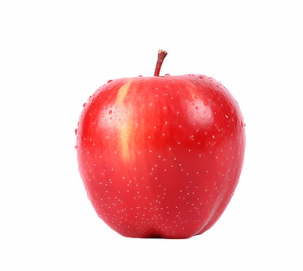
#> input picture images/apple/image0.bmp, 303 x 271 px, found by its file name; its folder holds only this picture in this run
$ jupyter execute --allow-errors Main_TotmatoClassification.ipynb
#> lines starting #> are read from the running program, lines starting #| are printed output that depends on the picture; after the words box and inside, x2 and y2 are one past the last pixel; in counts of white or black regions, pixels touching at a corner belong together; long printed decimals are rounded
[cell 1]
import matplotlib.pyplot as plt
import numpy as np
import pandas as pd
# -----------------------------------------------------------
def resize_nearest(img, new_h, new_w):
    old_h, old_w = img.shape[:2]
    row_idx = (np.linspace(0, old_h - 1, new_h)).astype(int)
    col_idx = (np.linspace(0, old_w - 1, new_w)).astype(int)
    # meshgrid for all pairs of row,col
    grid_y, grid_x = np.meshgrid(row_idx, col_idx, indexing='ij')
    # get the image at those coordinates
    return img[grid_y, grid_x]
# -----------------------------------------------------------
def compute_Roundness(mask):
    # Assume 'mask' is your binary object mask (dtype=bool or 0/1, shape (H,W)), where object=True/1
    # 1. Compute area
    area = np.sum(mask)

    # 2. Compute perimeter (Numpy only, 4-connectivity)
    # A pixel is counted as perimeter if it is object and has at least one neighbor that is background
    # Pad the mask to handle edges
    padded = np.pad(mask, pad_width=1, mode='constant', constant_values=0)

    # Get 4-connected neighbors
    neighbors = (
        ~padded[1:-1, 1:-1] &  # Not object itself (should not count pure background)
        (
            padded[:-2, 1:-1]   |  # above
            padded[2:, 1:-1]    |  # below
            padded[1:-1, :-2]   |  # left
            padded[1:-1, 2:]       # right
        )
    )
    # Now, perimeter mask: those pixels that are object and have at least one neighbor that's background
    perimeter_mask = (
        mask &
        (
            (~padded[:-2, 1:-1]) |
            (~padded[2:, 1:-1])  |
            (~padded[1:-1, :-2]) |
            (~padded[1:-1, 2:])
        )
    )
    perimeter = np.sum(perimeter_mask)

    # 3. Compute roundness
    if perimeter > 0:
        roundness = 4 * np.pi * area / (perimeter ** 2)
    else:
        roundness = 0

##    print(f"Area: {area}")
##    print(f"Perimeter: {perimeter}")
##    print(f"Roundness: {roundness:.4f}")
    return roundness

# ---------------------------------------------------------------------------------------------
def compute_Elongation(mask):
    # Assume mask is your binary mask (bool/0-1), True for object pixels
    ys, xs = np.where(mask)  # Object pixel coordinates

    # Stack as (N, 2) array
    coords = np.column_stack((xs, ys))

    # Compute covariance matrix of coordinates
    cov = np.cov(coords, rowvar=False)

    # Compute eigenvalues (variances along principal axes)
    eigvals = np.linalg.eigvalsh(cov)  # Returns sorted eigenvalues

    # Major and minor axes (standard deviations)
    if eigvals[0] > 0:
        elongation = np.sqrt(eigvals[1]) / np.sqrt(eigvals[0])
    else:
        elongation = np.inf

##    print(f"Eigenvalues: {eigvals}")
##    print(f"Elongation: {elongation:.3f}")
    return elongation
# ---------------------------------------------------------------------------------------------
def FeatureExtraction(img_raw):
    #img_raw = plt.imread('image0.png')  # Loads with shape (H,W,3) or (H,W,4)
    if img_raw.dtype != np.uint8:
        img_raw = (img_raw * 255).astype(np.uint8)

    # Remove alpha channel if present
    if img_raw.shape[2] == 4:
        img_raw = img_raw[:, :, :3]

    img = resize_nearest(img_raw, 200, 200)

    # Convert to grayscale
    gray = np.dot(img[..., :3], [0.2989, 0.5870, 0.1140]).astype(np.uint8)

    # Otsu's threshold (NumPy implementation)
    hist, bin_edges = np.histogram(gray.ravel(), bins=256, range=(0, 256))
    total = gray.size
    current_max, threshold = 0, 0
    sum_total = np.dot(np.arange(256), hist)
    sum_background, weight_background = 0.0, 0.0

    for i in range(256):
        weight_background += hist[i]
        if weight_background == 0:
            continue
        weight_foreground = total - weight_background
        if weight_foreground == 0:
            break
        sum_background += i * hist[i]
        mean_background = sum_background / weight_background
        mean_foreground = (sum_total - sum_background) / weight_foreground
        between_var = (weight_background * weight_foreground *
                       (mean_background - mean_foreground) ** 2)
        if between_var > current_max:
            current_max = between_var
            threshold = i

    # Apply Otsu threshold
    mask = gray < threshold
    # ---------------------------------------------
    roundness = compute_Roundness(mask)
    #print(f"Roundness: {roundness:.4f}")

    elongation = compute_Elongation(mask)
    #print(f"Elongation: {elongation:.4f}")
    # ---------------------------------------------
    # Create binarized image: white (255) for object, black (0) for background
    binary_mask = np.zeros_like(gray, dtype=np.uint8)
    binary_mask[mask] = 255
    # ---------------------------------------------
    # Apply mask to color image, set background to black
    result = np.zeros_like(img)
    result[mask] = img[mask]

    object_pixels = img[mask]           # Shape: (N_object_pixels, 3)
    if object_pixels.size > 0:
        avg_r, avg_g, avg_b = object_pixels.mean(axis=0)
    else:
        avg_r, avg_g, avg_b = -1, -1, -1


    featureVector = np.array([roundness, elongation, avg_r, avg_g, avg_b])
    return featureVector
# ---------------------------------------------------------------------------------------------
def CreateDataset(ImgeNum = 10):
    class_folders = ['tomato_unripe', 'tomato_overripe']
    n_images = ImgeNum   # Number of images per folder

    dataset = []

    for class_name in class_folders:
        for i in range(n_images):
            img_path = 'images/' + class_name +  '/image' + str(i) + '.bmp'
            try:
                img_raw = plt.imread(img_path)
                feature_vec = FeatureExtraction(img_raw)
                # Combine features and label as last column
                row = feature_vec.tolist() + [class_name]
                dataset.append(row)
                print(f"Processed {img_path}")
            except Exception as e:
                print(f"Failed {img_path}: {e}")

    # Create DataFrame and export to CSV
    columns = ['Roundness', 'Elongation', 'Avg_R', 'Avg_G', 'Avg_B', 'Label']
    df = pd.DataFrame(dataset, columns=columns)
    df.to_csv('fruit_feature_dataset.csv', index=False)
    print("Exported to fruit_feature_dataset.csv")
# ------------------------------------------------------------------------
# ------------------------------------------------------------------------
def normal_pdf(x, mu, sigma):
    return (1 / (sigma * np.sqrt(2 * np.pi))) * \
           np.exp(-((x - mu) ** 2) / (2 * sigma ** 2))

class NaiveBayesClassifier:
    def __init__(self, _DataLoc, _ClassName):
        self.DataLoc = _DataLoc
        self.ClassName = _ClassName

    def compute_posterior_probability(self, queried_x):
        df = pd.read_csv(self.DataLoc)
        X = df.iloc[:, :-1].to_numpy(dtype=float)
        y = df.iloc[:, -1].to_numpy(str)
        N = y.size
        class_labels = np.unique(y)
        posterior_probs = []
        for c in class_labels:
            P_c = np.sum(y == c) / N  # Prior for class c
            indices = np.where(y == c)[0]
            likelihood = 1.0
            for i in range(len(queried_x)):
                mu = np.mean(X[indices, i])
                sigma = np.std(X[indices, i])
                sigma = sigma if sigma > 0 else 1e-6
                prob = normal_pdf(queried_x[i], mu, sigma)
                likelihood *= prob
            posterior_probs.append(P_c * likelihood)
        posterior_probs = np.array(posterior_probs)
        total = np.sum(posterior_probs)
        if total == 0:
            posterior_probs = np.zeros_like(posterior_probs)
        else:
            posterior_probs = posterior_probs / total
        return posterior_probs

    # [45 lines left out: functions Plot_posterior_probability, PredictSingleImage, not called in this run]
# ------------------------------------------------------------------------
def PredictMultipleImages():
    ImgeNum = 10
    CreateDataset(ImgeNum)
#> in CreateDataset, img_raw is the input picture: shape (271, 303, 3); mean R, G, B 246.1, 201.9, 202.8
#> in resize_nearest, `return img[grid_y, grid_x]`:
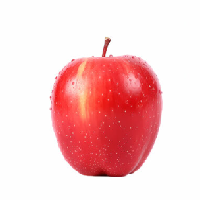
#> returned value: shape (200, 200, 3); mean of channels 0, 1, 2 246.1, 202, 203; drawn as R, G, B
#> in FeatureExtraction, `gray = np.dot(img[..., :3], [0.2989, 0.5870, 0.1140]).astype(np.uint8)`:
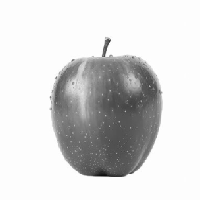
#> gray: shape (200, 200); min 14, max 254, mean 214.5
#> in FeatureExtraction, `hist, bin_edges = np.histogram(gray.ravel(), bins=256, range=(0, 256))`: hist = 256 values, max 27637 at index 253, min 0 at index 0, mean 156.2; bin_edges = 257 values from 0 to 256
#> in FeatureExtraction, `sum_total = np.dot(np.arange(256), hist)`: sum_total = 8578564
#> the loop in FeatureExtraction, `for i in range(256):` made 255 passes
#> (weight_background, weight_foreground, sum_background, mean_background, mean_foreground, current_max) on passes 15, 16, 18, 19, 22, 23, 24, 25, 28, 29, 30, 35: (2, 39998, 28, 14, 214.5, 3.22e+09), (5, 39995, 73, 14.6, 214.5, 7.99e+09), (6, 39994, 90, 15, 214.5, 9.55e+09), (7, 39993, 108, 15.43, 214.5, 1.11e+10), (9, 39991, 150, 16.67, 214.5, 1.41e+10), (10, 39990, 172, 17.2, 214.5, 1.56e+10), (11, 39989, 195, 17.73, 214.5, 1.7e+10), (13, 39987, 243, 18.69, 214.5, 1.99e+10), (15, 39985, 297, 19.8, 214.5, 2.27e+10), (16, 39984, 325, 20.31, 214.5, 2.41e+10), (18, 39982, 383, 21.28, 214.6, 2.69e+10), (21, 39979, 485, 23.1, 214.6, 3.08e+10)
#> weight_background on passes 1 to 6: 0, 0, 0, 0, 0, 0
#> after the loop in FeatureExtraction, `for i in range(256):`: current_max = 6.01e+12; sum_background = 8527256; threshold = 181; weight_background = 40000
#> in FeatureExtraction, `mask = gray < threshold`:
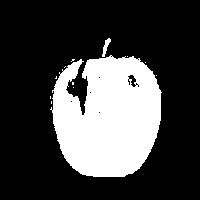
#> mask: shape (200, 200) bool; 26.3% white; 12 white regions (10 under 20 px), largest, box (x1, y1, x2, y2) and area: (50, 55, 162, 177) 10424, (102, 38, 111, 57) 73
#> in compute_Roundness, `area = np.sum(mask)`: area = 10525
#> in compute_Roundness, `padded = np.pad(mask, pad_width=1, mode='constant', constant_values=0)`:
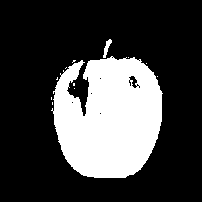
#> padded: shape (202, 202) bool; 25.8% white; 12 white regions (10 under 20 px), largest, box (x1, y1, x2, y2) and area: (51, 56, 163, 178) 10424, (103, 39, 112, 58) 73
#> in compute_Roundness, `neighbors = ( ~padded[1:-1, 1:-1] &`:
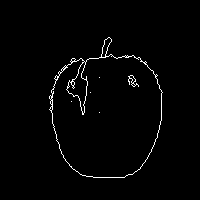
#> neighbors: shape (200, 200) bool; 1.6% white in thin lines or dots, all inside (x1, y1, x2, y2) = (49, 37, 163, 178)
#> in compute_Roundness, `perimeter_mask = ( mask & ( (~padded[:-2, 1:-1]) | (~padded[2:, 1:-1])..`:
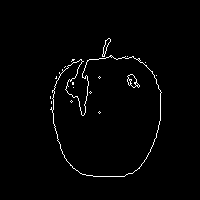
#> perimeter_mask: shape (200, 200) bool; 1.6% white in thin lines or dots, all inside (x1, y1, x2, y2) = (50, 38, 162, 177)
#> in compute_Roundness, `perimeter = np.sum(perimeter_mask)`: perimeter = 636
#> in compute_Roundness, `roundness = 4 * np.pi * area / (perimeter ** 2)`: roundness = 0.327
#> in compute_Elongation, `ys, xs = np.where(mask)`: ys = 10525 values from 38 to 176; xs = 10525 values, max 161 at index 2822, min 50 at index 3099, mean 107.4
#> in compute_Elongation, `coords = np.column_stack((xs, ys))`: coords = 10525 pairs, first value 50 to 161, second value 38 to 176
#> in compute_Elongation, `cov = np.cov(coords, rowvar=False)`: cov = [[780.3, -48.54], [-48.54, 1020.1]]
#> in compute_Elongation, `eigvals = np.linalg.eigvalsh(cov)`: eigvals = [770.9, 1029.6]
#> in compute_Elongation, `elongation = np.sqrt(eigvals[1]) / np.sqrt(eigvals[0])`: elongation = 1.16
#> in FeatureExtraction, `result[mask] = img[mask]`:
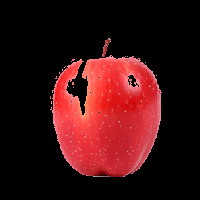
#> result: shape (200, 200, 3); mean R, G, B 59.1, 16.8, 18
#> in FeatureExtraction, `avg_r, avg_g, avg_b = object_pixels.mean(axis=0)`: avg_r = 224.8; avg_g = 63.79; avg_b = 68.3
#> in FeatureExtraction, `featureVector = np.array([roundness, elongation, avg_r, avg_g, avg_b])`: featureVector = [0.327, 1.16, 224.8, 63.79, 68.3]
#> in CreateDataset, `row = feature_vec.tolist() + [class_name]`: row = [0.327, 1.16, 224.8, 63.79, 68.3, 'tomato_unripe']
    class_names = ['tomato_unripe', 'tomato_overripe']

    Actual_Label_All = []
    Predicted_Label_All = []

    for c_n in class_names:
        Actual_Label = c_n
        for i in range(ImgeNum):
            Actual_Label_All.append(Actual_Label)
            print(c_n + ' ' + 'image' + ' ' + str(i))
            train_img_path_i = 'images/' +  c_n + '/image' + str(i)  + '.bmp'
            print(train_img_path_i)
            img_raw = plt.imread(train_img_path_i)
            query = FeatureExtraction(img_raw)  # This returns the feature vector
            print("Query features from image:", query)
#| Query features from image: [  0.327    1.156 224.774  63.790  68.296]
            # Classification
            classifier = NaiveBayesClassifier('fruit_feature_dataset.csv', class_names)
            probs = classifier.compute_posterior_probability(query)
#> (reads fruit_feature_dataset.csv from the repository)
            print("Posterior probabilities:", probs)
#| Posterior probabilities: [0.5 0.5]
            Predicted_Label_Index = np.argmax(probs)
            Predicted_Label = class_names[Predicted_Label_Index]
            Predicted_Label_All.append(Predicted_Label)

    Actual_Label_All_np = np.array(Actual_Label_All)
    Predicted_Label_All_np = np.array(Predicted_Label_All)
    Results = np.column_stack((Actual_Label_All_np, Predicted_Label_All_np))
    print('Results ', Results)

    from sklearn.metrics import confusion_matrix, ConfusionMatrixDisplay

    # Calculate the confusion matrix
    cm = confusion_matrix(Actual_Label_All_np, Predicted_Label_All_np, labels=class_names)

    tn, fp, fn, tp = cm.ravel()
    #  true negative (tn), false positive (fp), false negative (fn), and true positive (tp) value
    print('true negative (tn) = ', tn)
    print('false negative (fn) = ', fn)
    print('true positive (tp) = ', tp)
    print('false positive (fp) = ', fp)


    # Plot the confusion matrix with labeled axes
    disp = ConfusionMatrixDisplay(confusion_matrix=cm, display_labels=class_names)
    disp.plot(cmap=plt.cm.Blues)
    plt.title('Confusion Matrix')
    plt.xlabel('Predicted Label')
    plt.ylabel('Actual Label')
    plt.show()
# -----------------------------
# -------------------------------------------
#> (the rest of this cell did not finish here and is left out)
